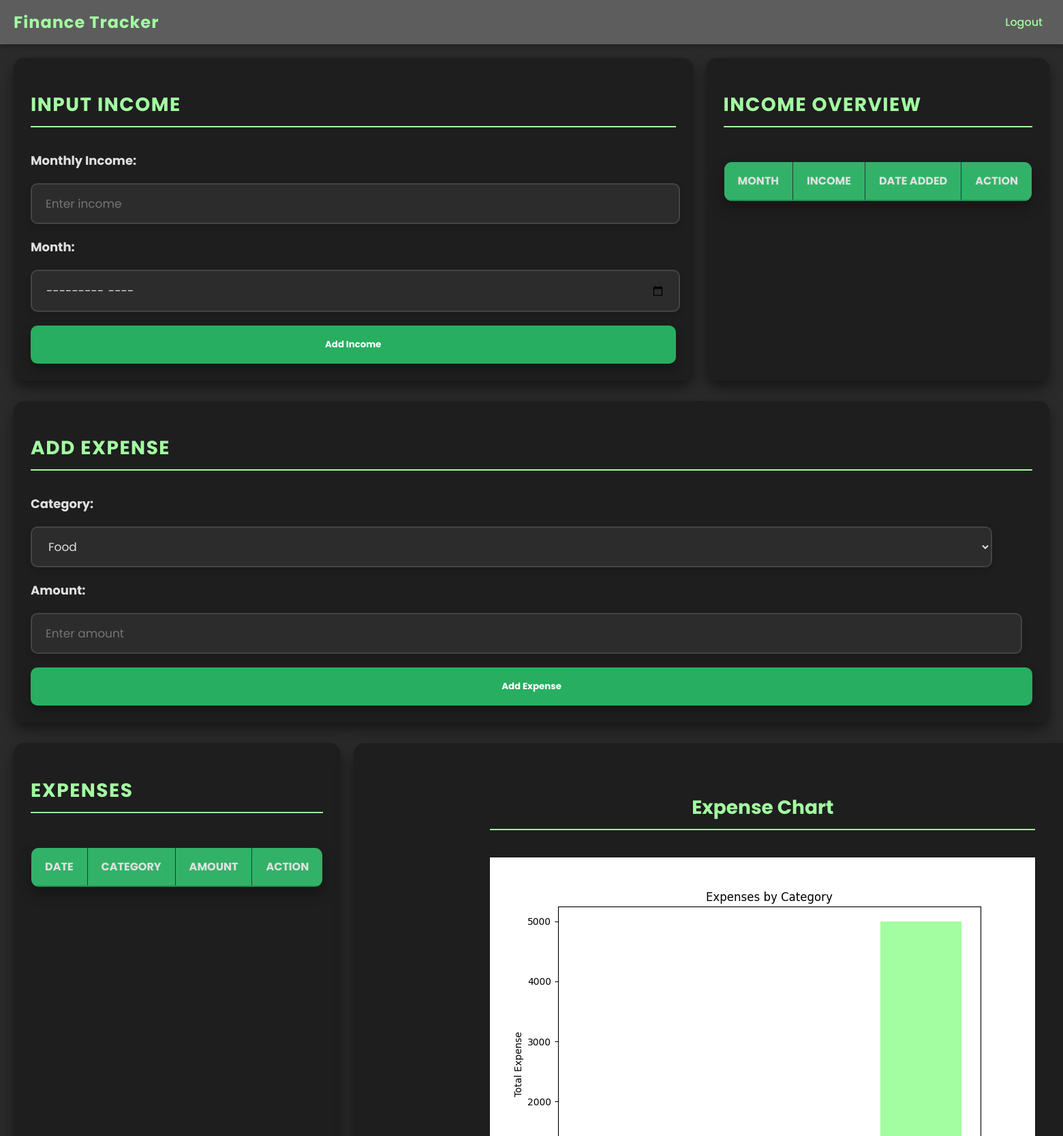
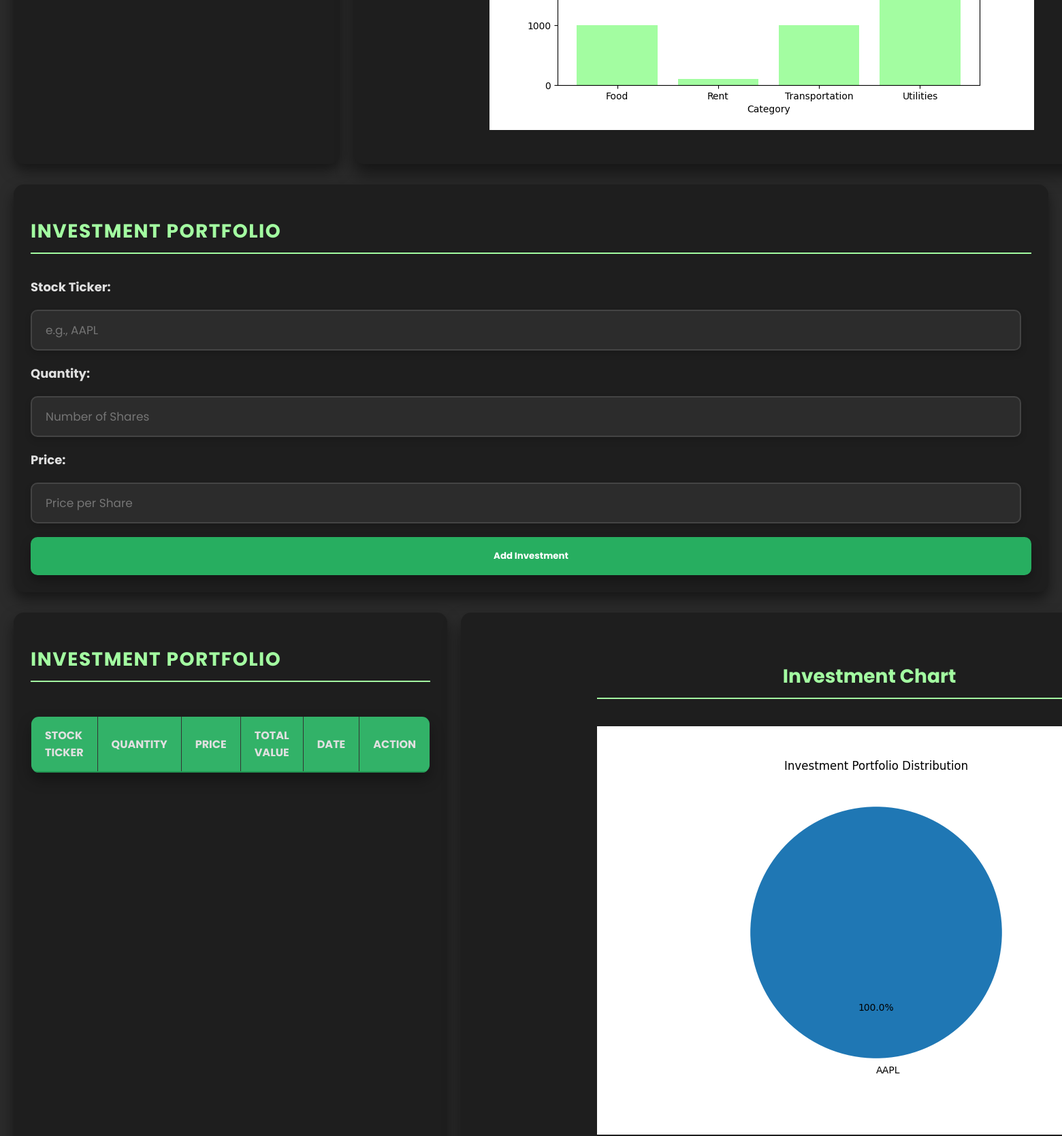
The page /dashboard (signed in, upper part) on the database as committed earlier (2 pictures, top to bottom).
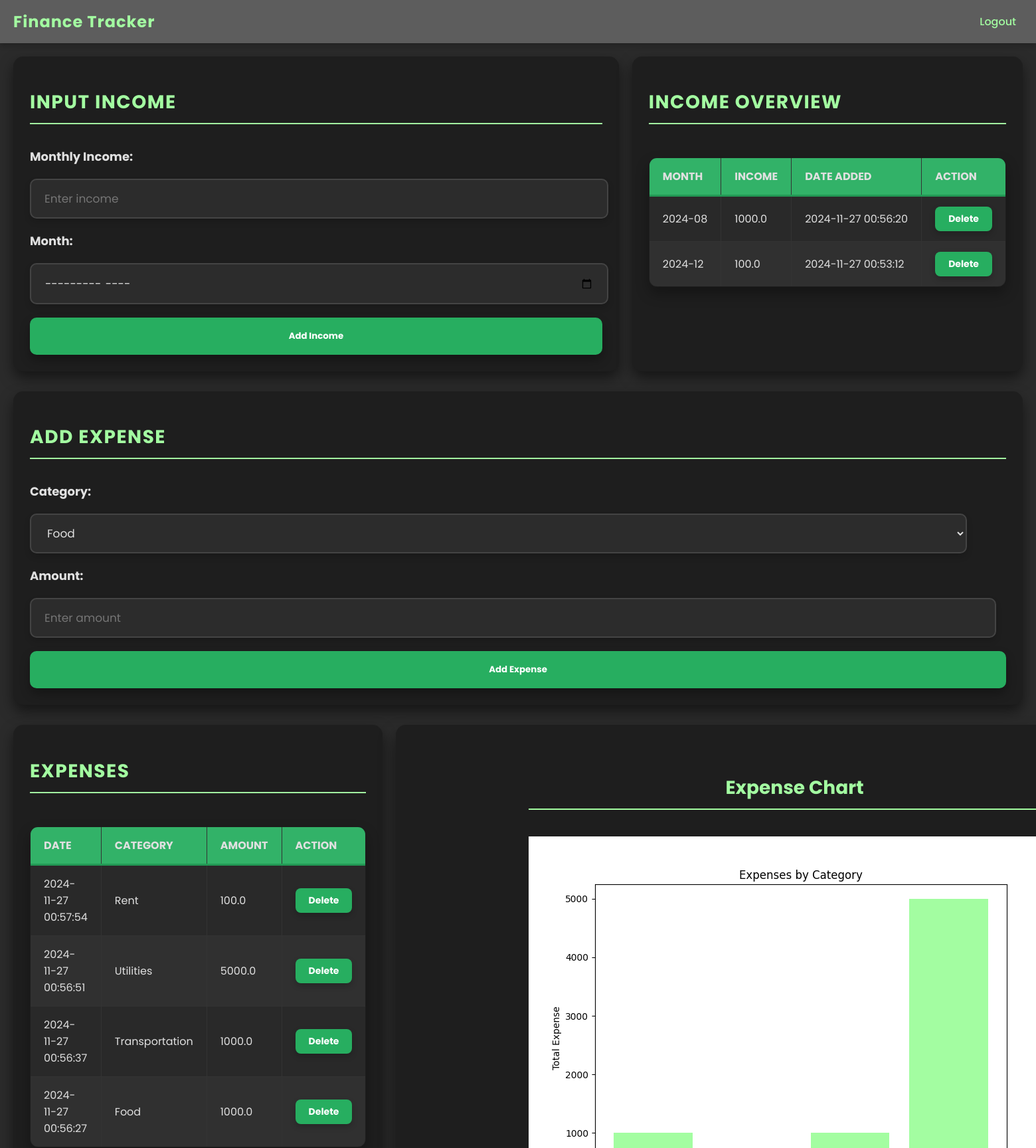
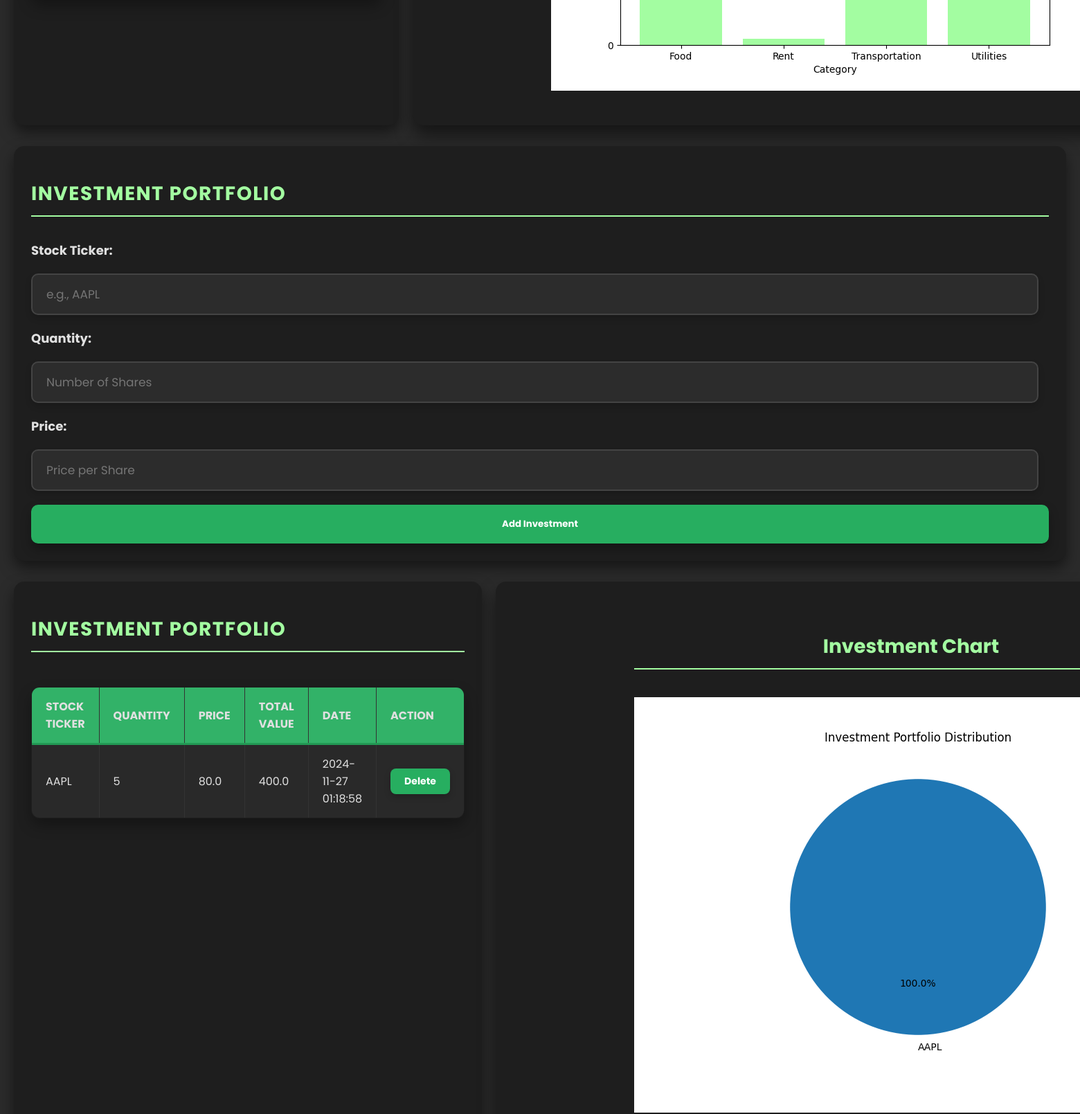
The same page on the database as committed later (2 pictures, top to bottom).
### tables this page shows
CREATE TABLE income (
                            id INTEGER PRIMARY KEY AUTOINCREMENT,
                            user_id INTEGER NOT NULL,
                            monthly_income REAL NOT NULL,
                            month TEXT NOT NULL,
                            date TIMESTAMP DEFAULT CURRENT_TIMESTAMP,
                            FOREIGN KEY(user_id) REFERENCES users(id)
                          );

CREATE TABLE expenses (
                            id INTEGER PRIMARY KEY AUTOINCREMENT,
                            user_id INTEGER NOT NULL,
                            category TEXT NOT NULL,
                            amount REAL NOT NULL,
                            date TIMESTAMP DEFAULT CURRENT_TIMESTAMP,
                            FOREIGN KEY(user_id) REFERENCES users(id)
                          );

CREATE TABLE investments (
                            id INTEGER PRIMARY KEY AUTOINCREMENT,
                            user_id INTEGER NOT NULL,
                            ticker TEXT NOT NULL,
                            quantity INTEGER NOT NULL,
                            price REAL NOT NULL,
                            total REAL NOT NULL,
                            date TIMESTAMP DEFAULT CURRENT_TIMESTAMP,
                            FOREIGN KEY(user_id) REFERENCES users(id)
                          );

### app.py (the view)
@app.route('/dashboard')
@login_required
def dashboard():
    user_id = current_user.id
    with sqlite3.connect('finance_tracker.db') as conn:
        cursor = conn.cursor()
        cursor.execute("SELECT id, date, category, amount FROM expenses WHERE user_id = ? ORDER BY date DESC", (user_id,))
        expenses = cursor.fetchall()
        cursor.execute("SELECT id, ticker, quantity, price, total, date FROM investments WHERE user_id = ? ORDER BY date DESC", (user_id,))
        investments = cursor.fetchall()
        cursor.execute("SELECT id, monthly_income, month, date FROM income WHERE user_id = ? ORDER BY date DESC", (user_id,))
        income = cursor.fetchall()
        generate_expense_chart(user_id)
        generate_investment_chart(user_id)
    return render_template(
        'dashboard.html',
        expenses=expenses,
        investments=investments,
        income=income
    )

### app.py (called while the page is built)
@login_manager.user_loader
def load_user(user_id):
    with sqlite3.connect('finance_tracker.db') as conn:
        cursor = conn.cursor()
        cursor.execute("SELECT id, username FROM users WHERE id = ?", (user_id,))
        user = cursor.fetchone()
        if user:
            return User(user[0], user[1])
        return None

def generate_expense_chart(user_id):
    with sqlite3.connect('finance_tracker.db') as conn:
        df = pd.read_sql_query("SELECT category, SUM(amount) as total FROM expenses WHERE user_id = ? GROUP BY category", conn, params=(user_id,))
    plt.figure(figsize=(8, 6))
    plt.bar(df['category'], df['total'], color='#A3FDA1')
    plt.title('Expenses by Category')
    plt.xlabel('Category')
    plt.ylabel('Total Expense')
    plt.savefig('static/expense_chart.png')
    plt.close()

def generate_investment_chart(user_id):
    with sqlite3.connect('finance_tracker.db') as conn:
        df = pd.read_sql_query("SELECT ticker, SUM(total) as total_value FROM investments WHERE user_id = ? GROUP BY ticker", conn, params=(user_id,))
    plt.figure(figsize=(8, 6))
    plt.pie(df['total_value'], labels=df['ticker'], autopct='%1.1f%%', startangle=90)
    plt.title('Investment Portfolio Distribution')
    plt.savefig('static/investment_chart.png')
    plt.close()

### templates/dashboard.html (shortened to what this page needs)
{% extends "base.html" %}
{% block content %}
<div class="dashboard">
    <div class="section-wrapper">
        <div class="row">
            <div class="card income-input">
                <h2>Input Income</h2>
                <form method="POST" action="/add-income">
                    <label for="income">Monthly Income:</label>
                    <input type="number" id="income" name="income" placeholder="Enter income" required>
                    <label for="month">Month:</label>
                    <input type="month" id="month" name="month" required>
                    <button type="submit">Add Income</button>
                </form>
            </div>
            <div class="card income-table">
                <h2>Income Overview</h2>
                <table>
                    <thead>
                        <tr>
                            <th>Month</th>
                            <th>Income</th>
                            <th>Date Added</th>
                            <th>Action</th>
                        </tr>
                    </thead>
                    <tbody>
                        {% for entry in income %}
                        <tr>
                            <td>{{ entry[2] }}</td>
                            <td>{{ entry[1] }}</td>
                            <td>{{ entry[3] }}</td>
                            <td>
                                <form method="POST" action="{{ url_for('delete_income', income_id=entry[0]) }}">
                                    <button type="submit">Delete</button>
                                </form>
                            </td>
                        </tr>
                        {% endfor %}
                    </tbody>
                </table>
            </div>
        </div>
        <div class="row full-width">
            <div class="card expense-input">
                <h2>Add Expense</h2>
                <form method="POST" action="/add-expense">
                    <label for="category">Category:</label>
                    <select id="category" name="category" required>
                        <option value="Food">Food</option>
                    </select>
                    <label for="amount">Amount:</label>
                    <input type="number" id="amount" name="amount" placeholder="Enter amount" required>
                    <button type="submit">Add Expense</button>
                </form>
            </div>
        </div>
        <div class="row">
            <div class="card expense-table">
                <h2>Expenses</h2>
                <table>
                    <thead>
                        <tr>
                            <th>Date</th>
                            <th>Category</th>
                            <th>Amount</th>
                            <th>Action</th>
                        </tr>
                    </thead>
                    <tbody>
                        {% for expense in expenses %}
                        <tr>
                            <td>{{ expense[1] }}</td>
                            <td>{{ expense[2] }}</td>
                            <td>{{ expense[3] }}</td>
                            <td>
                                <form method="POST" action="{{ url_for('delete_expense', expense_id=expense[0]) }}">
                                    <button type="submit">Delete</button>
                                </form>
                            </td>
                        </tr>
                        {% endfor %}
                    </tbody>
                </table>
            </div>
            <div class="chart-card expense-chart">
                <h2>Expense Chart</h2>
                <img src="{{ url_for('static', filename='expense_chart.png') }}" alt="Expense Chart">
            </div>
        </div>
        <div class="row full-width">
            <div class="card investment-input">
                <h2>Investment Portfolio</h2>
                <form method="POST" action="/add-investment">
                    <label for="ticker">Stock Ticker:</label>
                    <input type="text" id="ticker" name="ticker" placeholder="e.g., AAPL" required>
                    <label for="quantity">Quantity:</label>
                    <input type="number" id="quantity" name="quantity" placeholder="Number of Shares" required>
                    <label for="price">Price:</label>
                    <input type="number" id="price" name="price" placeholder="Price per Share" required>
                    <button type="submit">Add Investment</button>
                </form>
            </div>
        </div>
        <div class="row">
            <div class="card investment-table">
                <h2>Investment Portfolio</h2>
                <table>
                    <thead>
                        <tr>
                            <th>Stock Ticker</th>
                            <th>Quantity</th>
                            <th>Price</th>
                            <th>Total Value</th>
                            <th>Date</th>
                            <th>Action</th>
                        </tr>
                    </thead>
                    <tbody>
                        {% for investment in investments %}
                        <tr>
                            <td>{{ investment[1] }}</td>
                            <td>{{ investment[2] }}</td>
                            <td>{{ investment[3] }}</td>
                            <td>{{ investment[4] }}</td>
                            <td>{{ investment[5] }}</td>
                            <td>
                                <form method="POST" action="{{ url_for('delete_investment', investment_id=investment[0]) }}">
                                    <button type="submit">Delete</button>
                                </form>
                            </td>
                        </tr>
                        {% endfor %}
                    </tbody>
                </table>
            </div>
            <div class="chart-card investment-chart">
                <h2>Investment Chart</h2>
                <img src="{{ url_for('static', filename='investment_chart.png') }}" alt="Investment Chart">
            </div>
        </div>
    </div>
</div>
{% endblock %}

### templates/base.html (shortened to what this page needs)
<!DOCTYPE html>
<html lang="en">
<head>
    <link rel="stylesheet" href="{{ url_for('static', filename='style.css') }}">
</head>
<body>
    <header>
        <div class="navbar">
            <h1 class="navbar-title">
                <a href="{{ url_for('welcome') }}" class="navbar-title-link">Finance Tracker</a>
            </h1>
            <nav>
                <ul class="navbar-links">
                    {% if current_user.is_authenticated %}
                        <li><a href="{{ url_for('logout') }}">Logout</a></li>
                    {% else %}
                        <li><a href="{{ url_for('login') }}">Login</a></li>
                        <li><a href="{{ url_for('signup') }}">Sign Up</a></li>
                    {% endif %}
                </ul>
            </nav>
        </div>
    </header>
    <main>
        {% block content %}{% endblock %}
    </main>
</body>
</html>

### static/style.css (style rules this page uses)
* { font-family: "Poppins", sans-serif; }
body { margin: 0; padding: 0; box-sizing: border-box; overflow-x: hidden; }
.navbar { display: flex; justify-content: space-between; align-items: center; background: #5D5D5D; padding: 15px 20px; color: #A3FDA1; box-shadow: 0 4px 8px rgba(0, 0, 0, 0.2); position: sticky; top: 0; z-index: 1000; }
.navbar-title { font-size: 24px; font-weight: bold; margin: 0; letter-spacing: 1px; }
.navbar-title a { text-decoration: none; color: inherit; }
.navbar-links { list-style: none; display: flex; gap: 30px; margin: 0; padding: 0; }
.navbar-links li { margin: 0; }
.navbar-links a { text-decoration: none; color: #A3FDA1; font-size: 16px; font-weight: 500; padding: 5px 10px; border-radius: 5px; transition: background 0.3s, color 0.3s; }
.dashboard { display: flex; flex-direction: column; gap: 40px; padding: 20px; background: #2b2b2b; color: #bcbcbc; min-height: 100vh; }
.section-wrapper { display: flex; flex-direction: column; gap: 30px; }
.row { display: flex; gap: 20px; width: 100%; }
.row.full-width { flex-direction: row; gap: 20px; }
.income-input, .expense-input, .investment-input { flex: 2; }
.income-input, .income-table, .expense-input, .expense-table, .investment-input, .investment-table { background: #1e1e1e; border-radius: 15px; box-shadow: 0 10px 20px rgba(0, 0, 0, 0.5); padding: 25px; transition: transform 0.4s ease, box-shadow 0.4s ease; color: #e0e0e0; display: flex; flex-direction: column; gap: 20px; }
.income-input h2, .income-table h2, .expense-input h2, .expense-table h2, .investment-input h2, .investment-table h2 { font-size: 28px; font-weight: bold; color: #A3FDA1; text-transform: uppercase; letter-spacing: 1.5px; margin-bottom: 15px; border-bottom: 2px solid #A3FDA1; padding-bottom: 10px; }
table { width: 100%; border-collapse: collapse; margin-top: 15px; overflow: hidden; border-radius: 12px; background: #1e1e1e; transition: box-shadow 0.4s; box-shadow: 0 10px 20px rgba(0, 0, 0, 0.3); }
thead { background: #27ae60; color: #ffffff; text-transform: uppercase; font-size: 18px; font-weight: bold; border-bottom: 3px solid #229954; }
th, td { padding: 15px 20px; text-align: left; border-bottom: 1px solid #444; font-size: 16px; color: #e0e0e0; background: rgba(255, 255, 255, 0.05); }
tbody tr { transition: background 0.3s ease, transform 0.3s ease; }
tbody tr:nth-child(even) { background: rgba(255, 255, 255, 0.03); }
td button { background: #27ae60; color: #ffffff; border: none; border-radius: 8px; padding: 8px 20px; font-size: 14px; cursor: pointer; transition: background 0.4s ease, transform 0.3s; box-shadow: 0 4px 10px rgba(0, 0, 0, 0.2); }
th { border-top: 1px solid #444; }
table, th, td { border: 1px solid #333; }
form { display: flex; flex-direction: column; gap: 20px; }
form label { font-size: 18px; font-weight: bold; color: #e0e0e0; }
input, select { padding: 15px 20px; border: 2px solid #444; border-radius: 10px; font-size: 17px; transition: border 0.3s ease, box-shadow 0.3s ease; background: #2c2c2c; color: #e0e0e0; width: 96%; box-shadow: 0 5px 10px rgba(0, 0, 0, 0.15); }
button { background: #27ae60; color: #ffffff; font-weight: bold; border: none; cursor: pointer; border-radius: 10px; padding: 18px 30px; transition: background 0.3s ease, transform 0.4s ease; width: 100%; box-shadow: 0 8px 15px rgba(0, 0, 0, 0.3); }
.chart-card { background: #1e1e1e; border-radius: 15px; box-shadow: 0 15px 25px rgba(0, 0, 0, 0.5); padding: 50px 200px; transition: transform 0.4s ease, box-shadow 0.4s ease; color: #e0e0e0; display: flex; flex-direction: column; gap: 20px; }
.chart-card h2 { font-size: 28px; font-weight: bold; color: #A3FDA1; text-align: center; border-bottom: 2px solid #A3FDA1; padding-bottom: 10px; margin-bottom: 20px; }

Rows that differ between the two databases and show on the page:
added income: month "2024-08", monthly_income "1000.0", date "2024-11-27 00:56:20"
added income: month "2024-12", monthly_income "100.0", date "2024-11-27 00:53:12"
added expenses: date "2024-11-27 00:57:54", category "Rent", amount "100.0"
added expenses: date "2024-11-27 00:56:51", category "Utilities", amount "5000.0"
added expenses: date "2024-11-27 00:56:37", category "Transportation", amount "1000.0"
added expenses: date "2024-11-27 00:56:27", category "Food", amount "1000.0"
added investments: ticker "AAPL", quantity "5", price "80.0", total "400.0", date "2024-11-27 01:18:58"
